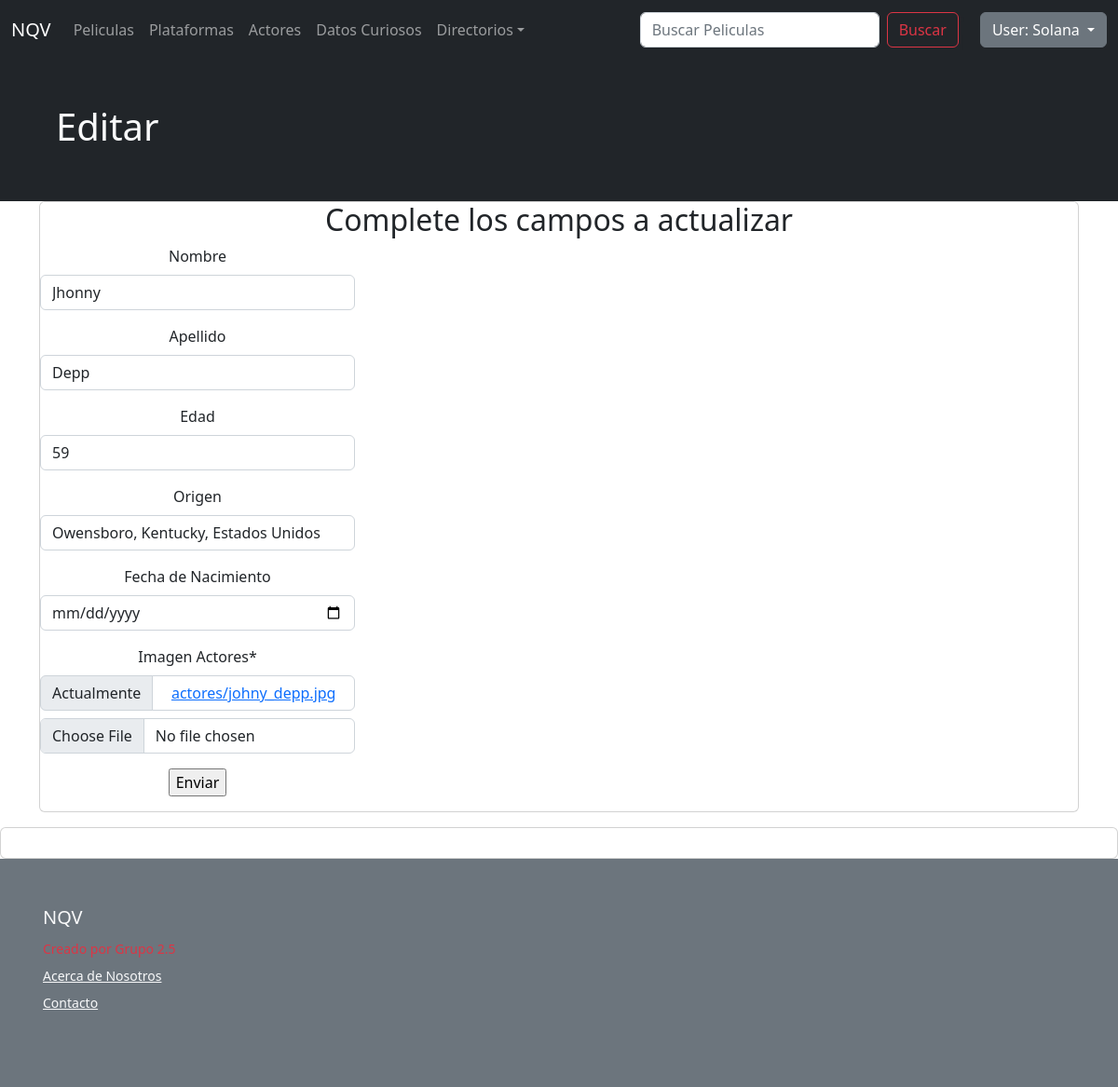
/AppNQV/actores-editar/1/ (signed in), run on the app's committed database.
### AppNQV/models.py (models this page shows, shortened)
class Actores(models.Model):
    nombre= models.CharField(max_length=40,blank=True, null=True)
    apellido= models.CharField(max_length=40, blank=True, null=True)
    edad= models.IntegerField(blank=True, null=True)
    origen= models.CharField(max_length=40, blank=True, null=True)
    fechaDeNacimiento= models.DateField(blank=True, null=True, verbose_name= 'Fecha de Nacimiento')
    imagen_actores= models.ImageField(upload_to= 'actores',verbose_name= 'Imagen Actores', default='cinema-vector.jpg')
    class Meta:
        verbose_name= 'actor'
        verbose_name_plural= 'actores'

### AppNQV/views.py (the view, shortened to what this page needs)
# urls.py: path('actores-editar/<int:pk>/', ActoresEditar.as_view(), name= 'ActoresEditar'),
class ActoresEditar(LoginRequiredMixin, UpdateView):
    model = Actores
    form_class = ActoresFormulario
    template_name = 'actores/actoresEditar.html'

### AppNQV/forms.py
class ActoresFormulario(forms.ModelForm):
    class Meta:
        model = Actores
        fields="__all__"
        widgets = {
            'fechaDeNacimiento':DateInput(),
        }

### templates/actores/actoresEditar.html (shortened to what this page needs)
{% extends 'padre.html' %}
{% block contenidoQueCambia %}
    <section class="bg-dark text-light p-5">
        <div class="container">
                            <h1>Editar</h1>
                </div>
    </section>
    <div class="container">
        <div class="card text-center">
            <h2>Complete los campos a actualizar</h2>
            <div class="input-group mb-3">
                    <ul class="list-group">
                        {% if form %}
                        {% load crispy_forms_tags %}
                        <form action="" method="POST" action="" enctype="multipart/form-data">
                        {{form|crispy}}
                        <input type="submit" , value="Enviar">
                        </form>
                        {% endif %}
                    </ul>
            </div>
        </div>
    </div>
    <div class="card text-center">
    </div>
{% endblock %}

### templates/padre.html (shortened to what this page needs)
<!DOCTYPE html>
<html lang="en">
<head>
<link href="https://cdn.jsdelivr.net/npm/bootstrap@5.2.0-beta1/dist/css/bootstrap.min.css" rel="stylesheet">
</head>
<body>
    <nav class="navbar navbar-expand-lg bg-dark navbar-dark">
        <div class="container-fluid">
            <a class="navbar-brand" href="/AppNQV/home">NQV</a>
            <div class="collapse navbar-collapse" id="navbarScroll">
                <ul class="navbar-nav me-auto my-2 my-lg-0 navbar-nav-scroll" style="--bs-scroll-height: 100px;">
                    <li class="nav-item"><a class="nav-link" href="/AppNQV/peliculas">Peliculas</a></li>
                    <li class="nav-item"><a class="nav-link" href="/AppNQV/plataformas">Plataformas</a></li>
                    <li class="nav-item"><a class="nav-link" href="/AppNQV/actores">Actores</a></li>
                    <li class="nav-item"><a class="nav-link" href="/AppNQV/datosCuriosos">Datos Curiosos</a></li>
                    <li class="nav-item dropdown"><a class="nav-link dropdown-toggle" href="#" id="navbarScrollingDropdown" role="button" data-bs-toggle="dropdown" aria-expanded="false">
                            Directorios</a>
                    </li>
                </ul>
            </div>
            <form class="d-flex" role="search" action="/AppNQV/busqueda" method="GET">
                <input class="form-control me-2" type="text" placeholder="Buscar Peliculas" name='search' aria-label="search">
                <button class="btn btn-outline-danger" type="submit">Buscar</button>
            </form>
            <li class="nav-item" style="margin-right: 10pxnone">
                <a class="nav-link" href='#'>|</a>
            </li>
            {% if request.user.is_authenticated %}
                <div class="dropdown">
                    <a class="btn btn-secondary dropdown-toggle" href="#" role="button"
                    id="dropdownMenuLink" data-bs-toggle="dropdown"
                    aria-expanded="false"  style="margin-right: 10pxnone">
                    User: {{user | capfirst}}
                    </a>
                </div>
                {% else %}
                <button type="button" class="btn btn-secondary">
                    <a class="nav-link" href="/usuarios/login">Login</a>
                </button>
                {% endif %}
        </div>
    </nav>
{% block contenidoQueCambia %}{% endblock %}
</body>
<div class="bg-secondary">
    <div class="container py-4 py-md-5 px-4 px-md-3 bg-secondary">
        <div class="row">
            <div class="col-lg-3 mb-3">
                <a class="d-inline-flex align-items-center mb-2 link-light text-decoration-none" href="/"
                aria-label="NQV">
                <span class="fs-5">NQV</span>
                </a>
            <ul class="list-unstyled small text-muted">
                <li class="mb-2 link-danger">Creado por Grupo 2.5 </li>
                <li class="mb-2 link-light"><a class= 'link-light' href="/acerca-de" target="_blank"
                    rel="noopener" >Acerca de Nosotros</a></li>
                <li class="mb-2"><a class= 'link-light'  href="/contacto" target="_blank"
                        rel="noopener">Contacto</a></li>
            </ul>
            </div>
        </div>
    </div>
</div>
</html>

### data on the page
Actores: nombre "Jhonny", apellido "Depp", edad "59", origen "Owensboro, Kentucky, Estados Unidos"

### other printed values
{{ user | capfirst }} "Solana"
